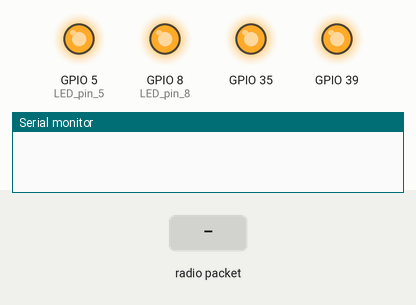
This sketch was run on a simulated ESP32. Parts: output pins drawn as LEDs (lit = HIGH), the last lines printed to the serial monitor. The inputs (shaded band) are chosen by the test bench. No radio packets arrive unless stated.

Above: at 0.1 s.
At 2.2 s:
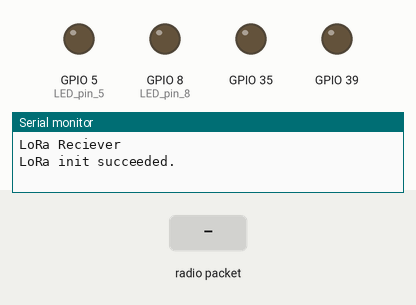
2.3 s: radio packet "1" arrives
Timing chart, 0 to 5.3 s (numbered marks = the images above; inputs shaded):
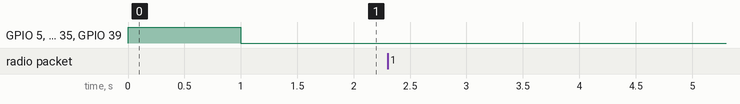

The sketch:

LoRaReciever_01.ino
```cpp
/*
  LoRa Duplex communication

  Sends a message every half second, and polls continually
  for new incoming messages. Implements a one-byte addressing scheme,
  with 0xFF as the broadcast address.

  Uses readString() from Stream class to read payload. The Stream class'
  timeout may affect other functuons, like the radio's callback. For an

  created 28 April 2017
  by Tom Igoe
*/
#include <SPI.h>              // include libraries
#include <LoRa.h>

const long frequency = 433.5E6;  // LoRa Frequency
int spreading = 10;
const int csPin = 4;          // LoRa radio chip select
const int resetPin = 2;        // LoRa radio reset
const int irqPin = 3;          // change for your board; must be a hardware interrupt pin

String outgoing;              // outgoing message

byte msgCount = 0;            // count of outgoing messages
byte localAddress = 0xBB;     // address of this device
byte destination = 0xFF;      // destination to send to
long lastSendTime = 0;        // last send time
int interval = 2000;          // interval between sends

int LED_pin_8 = 8;
int LED_pin_5 = 5;
String LED_pin_A3 = "A3";
String LED_pin_A7 = "A7";

void setup()
{
  pinMode(LED_pin_8, OUTPUT);
  pinMode(LED_pin_5, OUTPUT);
  pinMode(A3, OUTPUT);
  pinMode(A7, OUTPUT);
  digitalWrite(LED_pin_8, HIGH);
  digitalWrite(LED_pin_5, HIGH);
  digitalWrite(A3, HIGH);
  digitalWrite(A7, HIGH);
  delay(1000);
  digitalWrite(LED_pin_8, LOW);
  digitalWrite(LED_pin_5, LOW);
  digitalWrite(A3, LOW);
  digitalWrite(A7, LOW);
  Serial.begin(9600);                   // initialize serial
  while (!Serial);

  Serial.println("LoRa Reciever");

  // override the default CS, reset, and IRQ pins (optional)
  LoRa.setPins(csPin, resetPin, irqPin);// set CS, reset, IRQ pin

  if (!LoRa.begin(frequency)) {             // initialize ratio at 915 MHz
    Serial.println("LoRa init failed. Check your connections.");
    while (true);                       // if failed, do nothing
  }
  // LoRa.setSpreadingFactor(12);           // ranges from 6-12,default 7 see API docs
  LoRa.setSpreadingFactor(spreading);           // ranges from 6-12,default 7 see API docs
  // LoRa.setSignalBandwidth(31.25E3);
  // LoRa.setCodingRate4(5);
  // LoRa.enableCrc();
  // LoRa.writeRegister(REG_PA_CONFIG, PA_BOOST | (17 - 2));
  // LoRa.writeRegister(REG_PA_DAC, 0x87);  //turn on 3rd amplifier, see 5.4.3
  // LoRa.writeRegister(REG_OCP, 0x20 | 18); //increace power protection to 150mA RegOcp, see 5.4.4
  Serial.println("LoRa init succeeded.");
}

void loop()
{
/*
  if (millis() - lastSendTime > interval)
  {
    String message = "HeLoRa CatShite World!";   // send a message
    sendMessage(message);
    Serial.println("Sending " + message);
    lastSendTime = millis();            // timestamp the message
    interval = random(2000) + 1000;    // 2-3 seconds
  }
*/
  // parse for a packet, and call onReceive with the result:
  onReceive(LoRa.parsePacket());
}

void sendMessage(String outgoing) {
  LoRa.beginPacket();                   // start packet
  LoRa.write(destination);              // add destination address
  LoRa.write(localAddress);             // add sender address
  LoRa.write(msgCount);                 // add message ID
  LoRa.write(outgoing.length());        // add payload length
  LoRa.print(outgoing);                 // add payload
  LoRa.endPacket();                     // finish packet and send it
  msgCount++;                           // increment message ID
}

void onReceive(int packetSize)
{
  if (packetSize == 0) return;          // if there's no packet, return

  // read packet header bytes:
  int recipient = LoRa.read();          // recipient address
  byte sender = LoRa.read();            // sender address
  byte incomingMsgId = LoRa.read();     // incoming msg ID
  byte incomingLength = LoRa.read();    // incoming msg length

  String incoming = "";

  while (LoRa.available())
  {
    incoming += (char)LoRa.read();
  }

  if (incomingLength != incoming.length())
  {   // check length for error
    Serial.println("error: message length does not match length");
    return;                             // skip rest of function
  }

  // if the recipient isn't this device or broadcast,
  if (recipient != localAddress && recipient != 0xFF)
  {
    Serial.println("This message is not for me.");
    return;                             // skip rest of function
  }

  // if message is for this device, or broadcast, print details:
  Serial.println("Received from: 0x" + String(sender, HEX));
  Serial.println("Sent to: 0x" + String(recipient, HEX));
  Serial.println("Message ID: " + String(incomingMsgId));
  Serial.println("Message length: " + String(incomingLength));
  Serial.println("Message: " + incoming);
  Serial.println("RSSI: " + String(LoRa.packetRssi()));
  Serial.println("Snr: " + String(LoRa.packetSnr()));
  Serial.println();
  digitalWrite(LED_pin_8, HIGH);
  delay(50);
  digitalWrite(LED_pin_8, LOW);
}
```
